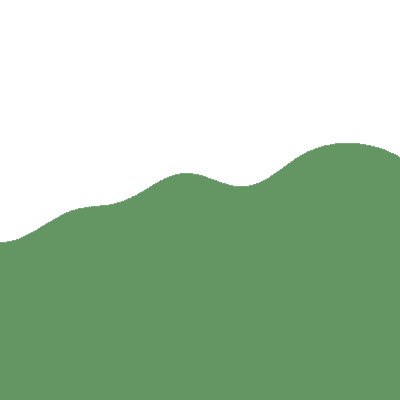
Frame 1 (no input)
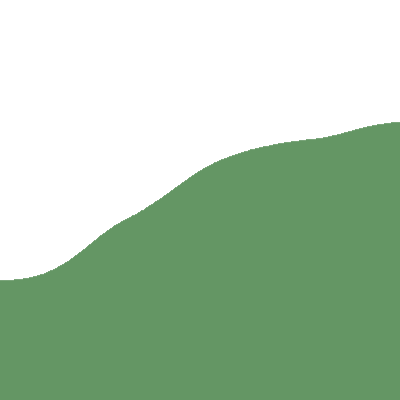
Frame 60 (the mouse pressed at the canvas centre just before this capture)
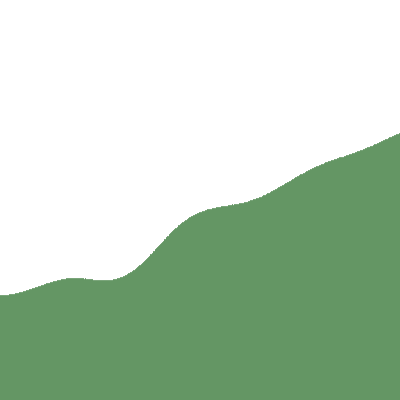
Frame 120 (the mouse held since frame 60 and released just before this capture)

The Processing sketch that drew these frames (run headless with seeded random() and noise(); from frame 60 on, the mouse is pressed at the canvas centre):

// Processing sketch: practice19032016
// ── practice19032016.pde
float yoff;
void setup(){
  size(400, 400);
  background(255);
  stroke(100, 150, 100);
  yoff = 0;
}

void draw(){
  background(255);
  for(int i=0; i<width; i++){
    line(i, height, i, noise(i*0.002f, yoff)*height);
  }
  yoff += 0.005f;
}
